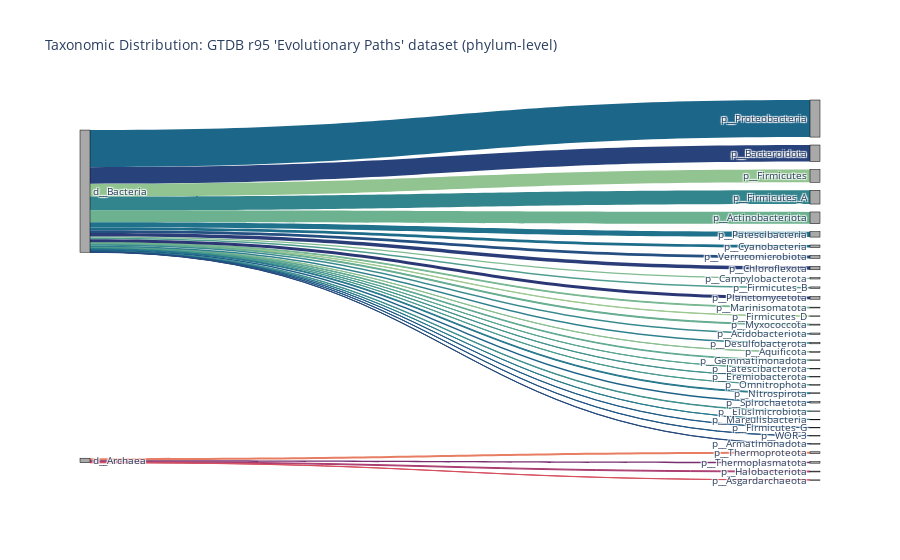

Source (notebook cell):
### Code cell
title = "Taxonomic Distribution: GTDB r95 'Evolutionary Paths' dataset (phylum-level)"
fig = lineages_to_flow(title, all_lineages, stop_rank="phylum", color_rank="phylum")
#fig.write_html('test.html')
fig.write_html('gtdb95-evolpaths-taxonomysankey.phylum.html', auto_open=True)
#fig.write_image("test_sankey.pdf")
#fig.write_image("test_sankey.png", scale=1)
fig.show()

### Figure 1 — Plotly figure (JSON) as saved in the notebook; plotly's stock layout.template omitted (floating-point values rounded to 4 significant figures)
{"data": [{"link": {"color": ["#9cc891", "#92c491", "#89bf91", "#7fbb91", "#76b791", "#6db290", "#65ad90", "#5da890", "#57a490", "#509e90", "#44948f", "#4a9a8f", "#3f8f8e", "#398a8e", "#33858d", "#2e808d", "#287b8c", "#24768b", "#20718b", "#1d6c8a", "#1c6689", "#1d6187", "#1f5b86", "#215584", "#234f81", "#26497e", "#28437b", "#2a3d78", "#2b3774", "#e77e63", "#7a2e70", "#aa3a6e", "#d64f5f"], "label": ["0.3% of total genomes", "10.2% of total genomes", "0.2% of total genomes", "1.0% of total genomes", "0.6% of total genomes", "9.3% of total genomes", "0.8% of total genomes", "0.5% of total genomes", "0.1% of total genomes", "1.2% of total genomes", "0.2% of total genomes", "0.2% of total genomes", "0.4% of total genomes", "1.1% of total genomes", "10.9% of total genomes", "1.2% of total genomes", "0.1% of total genomes", "0.7% of total genomes", "4.3% of total genomes", "2.0% of total genomes", "29.3% of total genomes", "1.1% of total genomes", "0.2% of total genomes", "0.2% of total genomes", "2.3% of total genomes", "0.1% of total genomes", "13.1% of total genomes", "2.7% of total genomes", "2.2% of total genomes", "1.5% of total genomes", "1.2% of total genomes", "0.7% of total genomes", "0.1% of total genomes"], "source": [1, 1, 1, 1, 1, 1, 1, 1, 1, 1, 1, 1, 1, 1, 1, 1, 1, 1, 1, 1, 1, 1, 1, 1, 1, 1, 1, 1, 1, 12, 12, 12, 12], "target": [0, 2, 3, 4, 5, 6, 7, 8, 9, 10, 13, 14, 16, 17, 18, 19, 20, 21, 22, 23, 24, 27, 28, 29, 30, 31, 32, 33, 34, 11, 15, 25, 26], "value": [18, 680, 11, 69, 43, 622, 51, 36, 6, 82, 14, 12, 26, 76, 728, 77, 7, 45, 287, 137, 1959, 76, 11, 11, 152, 10, 874, 183, 150, 103, 82, 45, 7]}, "node": {"color": "darkgrey", "label": ["p__Firmicutes_D", "d__Bacteria", "p__Firmicutes", "p__Aquificota", "p__Campylobacterota", "p__Marinisomatota", "p__Actinobacteriota", "p__Myxococcota", "p__Gemmatimonadota", "p__Latescibacterota", "p__Firmicutes_B", "p__Thermoproteota", "d__Archaea", "p__Eremiobacterota", "p__Omnitrophota", "p__Thermoplasmatota", "p__Elusimicrobiota", "p__Acidobacteriota", "p__Firmicutes_A", "p__Desulfobacterota", "p__Margulisbacteria", "p__Nitrospirota", "p__Patescibacteria", "p__Cyanobacteria", "p__Proteobacteria", "p__Halobacteriota", "p__Asgardarchaeota", "p__Spirochaetota", "p__Firmicutes_G", "p__WOR-3", "p__Verrucomicrobiota", "p__Armatimonadota", "p__Bacteroidota", "p__Chloroflexota", "p__Planctomycetota"], "line": {"color": "black", "width": 0.5}, "pad": 15, "thickness": 10}, "type": "sankey"}], "layout": {"autosize": true, "font": {"size": 10}, "title": {"text": "Taxonomic Distribution: GTDB r95 'Evolutionary Paths' dataset (phylum-level)"}}}
